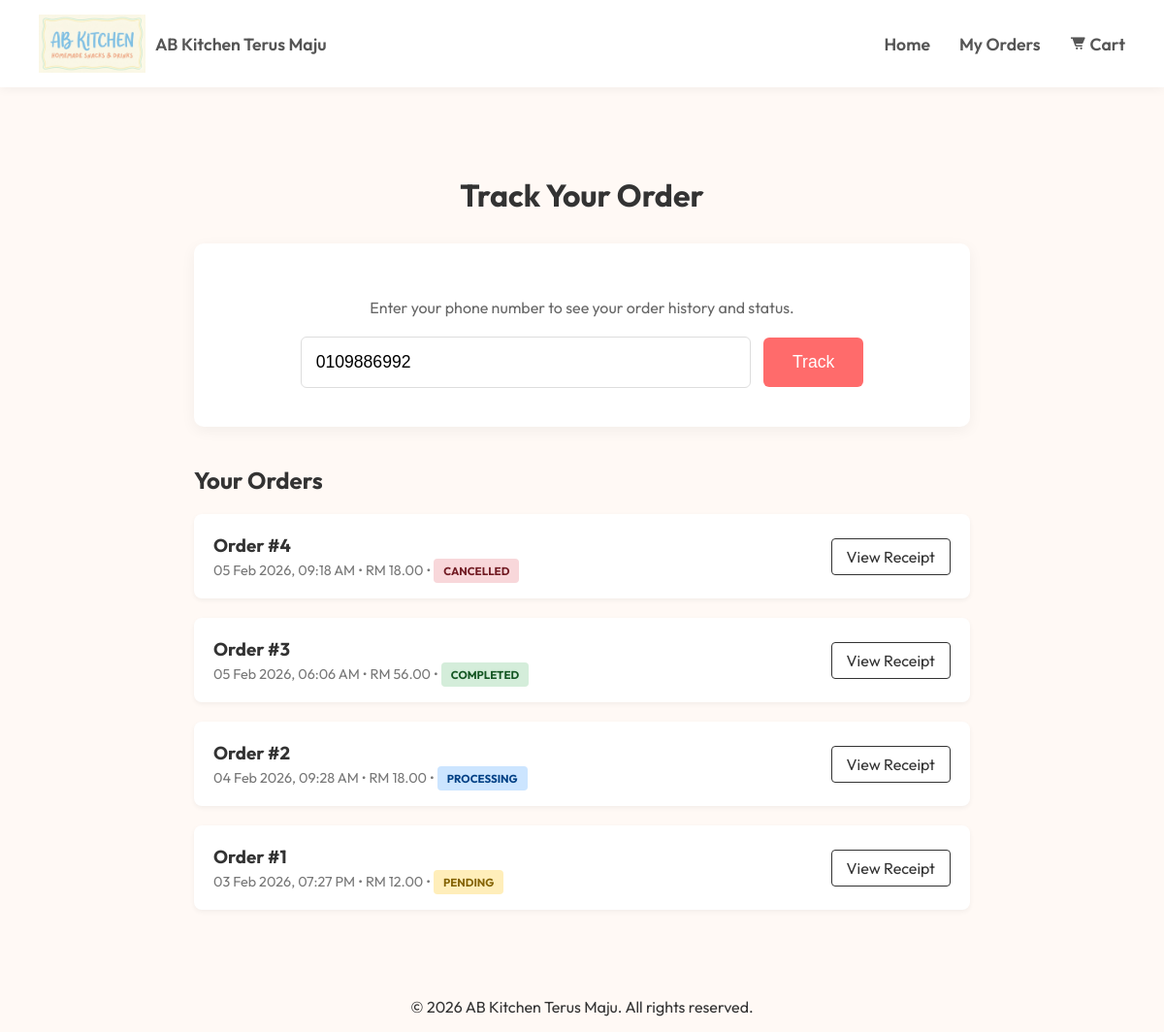
The page /pages/shop/track_order.php?phone=0109886992 on the database its author committed.
### tables this page shows
CREATE TABLE orders (
                id INTEGER PRIMARY KEY AUTOINCREMENT,
                user_id INTEGER, -- Cashier who processed the order
                customer_name TEXT, -- Optional, for reference
                total_amount REAL NOT NULL DEFAULT 0.00,
                status TEXT DEFAULT 'completed', -- 'pending', 'completed', 'cancelled'
                created_at DATETIME DEFAULT CURRENT_TIMESTAMP, customer_email TEXT, customer_phone TEXT, delivery_method TEXT DEFAULT 'pickup', shipping_address TEXT, payment_method TEXT DEFAULT 'manual', receipt_image TEXT,
                FOREIGN KEY (user_id) REFERENCES users(id) ON DELETE SET NULL
            );

### pages/shop/track_order.php (the view, shortened to what this page needs)
<?php
require_once '../../config/db.php';
$orders = [];
$phone = '';
if ($_SERVER['REQUEST_METHOD'] === 'GET' && isset($_GET['phone'])) {
    $phone = trim($_GET['phone']);
    if (!empty($phone)) {
        try {
            $stmt = $pdo->prepare("SELECT * FROM orders WHERE customer_phone = ? ORDER BY created_at DESC");
            $stmt->execute([$phone]);
            $orders = $stmt->fetchAll();
        } catch (Exception $e) {
            $error = "Error fetching orders.";
        }
    }
}
?>
<!DOCTYPE html>
<html lang="en">
<head>
    <link href='https://unpkg.com/boxicons@2.1.4/css/boxicons.min.css' rel='stylesheet'>
    <link rel="stylesheet" href="../../styles/shop.css">
</head>
<body>
    <?php include 'header.php'; ?>
    <div class="track-container">
        <h1 style="text-align:center;margin-bottom:30px;">Track Your Order</h1>
        <div class="search-box">
            <p style="margin-bottom:20px;color:#666;">Enter your phone number to see your order history and status.</p>
            <form method="GET">
                <input type="tel" name="phone" value="<?= htmlspecialchars($phone) ?>" class="search-input" placeholder="e.g. 0123456789" required>
                <button type="submit" class="btn-track">Track</button>
            </form>
        </div>
        <?php if (!empty($orders)): ?>
        <div class="order-list">
            <h2 style="margin-bottom:20px;">Your Orders</h2>
            <?php foreach ($orders as $o): ?>
            <div class="order-card">
                <div class="order-info">
                    <h3>Order #<?= $o['id'] ?></h3>
                    <div class="order-meta">
                        <?= date('d M Y, h:i A', strtotime($o['created_at'])) ?> &bull;
                        RM <?= number_format($o['total_amount'], 2) ?> &bull;
                        <span class="badge status-<?= $o['status'] ?>"><?= $o['status'] ?></span>
                    </div>
                </div>
                <div>
                    <a href="/order-success?id=<?= $o['id'] ?>" class="btn-view">View Receipt</a>
                </div>
            </div>
            <?php endforeach; ?>
        </div>
        <?php endif; ?>
    </div>
    <?php include '../../footer.php'; ?>
</body>
</html>

### styles/shop.css (style rules this page uses)
:root { --primary-color: #dcb5ff; --accent-color: #ff6b6b; --bg-color: #fff9f5; --text-color: #333; --card-shadow: 0 4px 15px rgba(0, 0, 0, 0.05); }
body { margin: 0; font-family: 'Outfit', 'Segoe UI', sans-serif; background-color: var(--bg-color); color: var(--text-color); }

### pages/shop/track_order.php (style rules this page uses)
.track-container { max-width: 800px; margin: 50px auto; padding: 20px; }
.search-box { background: white; padding: 40px; border-radius: 10px; box-shadow: 0 4px 15px rgba(0,0,0,0.05); text-align: center; }
.search-input { padding: 15px; width: 60%; font-size: 1.1rem; border: 1px solid #ddd; border-radius: 6px; margin-right: 10px; }
.btn-track { padding: 15px 30px; background: var(--accent-color); color: white; border: none; border-radius: 6px; font-size: 1.1rem; cursor: pointer; }
.order-list { margin-top: 40px; }
.order-card { background: white; padding: 20px; border-radius: 8px; margin-bottom: 20px; box-shadow: 0 2px 5px rgba(0,0,0,0.05); display: flex; justify-content: space-between; align-items: center; }
.order-info h3 { margin: 0 0 5px 0; color: #333; }
.order-meta { color: #777; font-size: 0.9rem; }
.badge { padding: 5px 10px; border-radius: 4px; font-size: 0.8em; text-transform: uppercase; font-weight: bold; }
.status-pending { background: #ffeeba; color: #856404; }
.status-processing { background: #cce5ff; color: #004085; }
.status-completed { background: #d4edda; color: #155724; }
.status-cancelled { background: #f8d7da; color: #721c24; }
.btn-view { padding: 8px 15px; border: 1px solid #333; color: #333; text-decoration: none; border-radius: 4px; transition: all 0.2s; }

### rows shown on the page
orders: id "4", created_at "05 Feb 2026, 09:18 AM", total_amount "18.00", status "CANCELLED"
orders: id "3", created_at "05 Feb 2026, 06:06 AM", total_amount "56.00", status "COMPLETED"
orders: id "2", created_at "04 Feb 2026, 09:28 AM", total_amount "18.00", status "PROCESSING"
orders: id "1", created_at "03 Feb 2026, 07:27 PM", total_amount "12.00", status "PENDING"

### other values the page prints
$store_name "AB Kitchen Terus Maju"
$footer_store_name "AB Kitchen Terus Maju"
